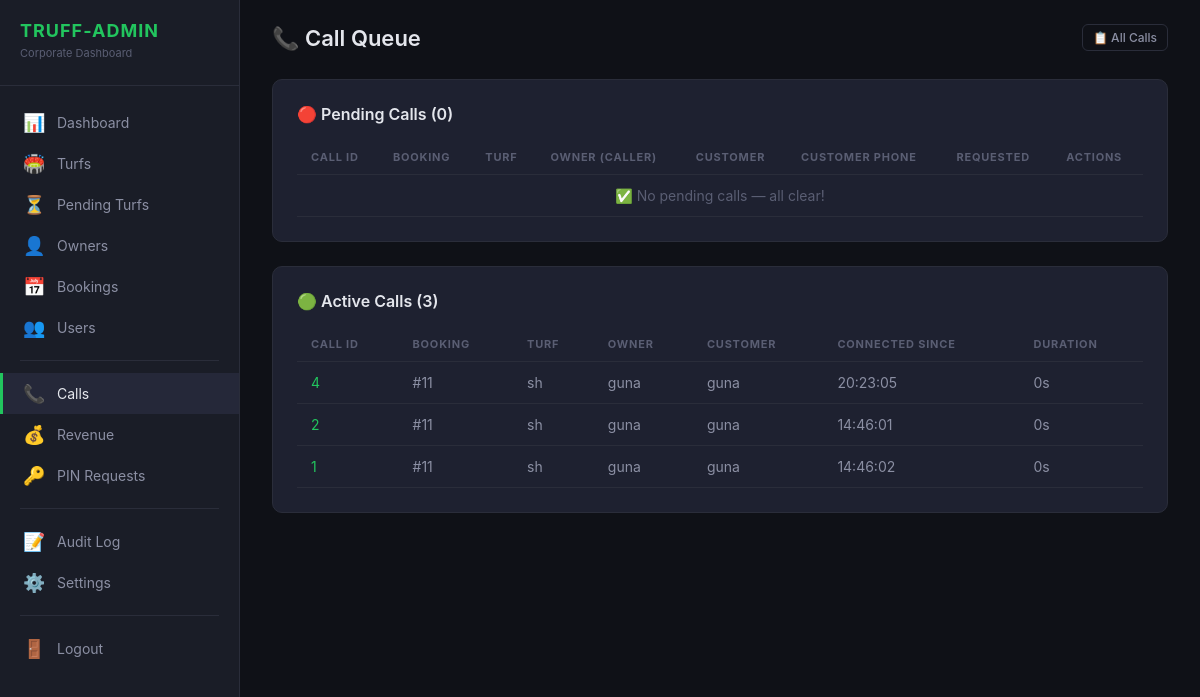
/truff-admin/calls/queue/ (signed in), run on the app's committed database.
### bookings/models.py (models this page shows, shortened)
class CallRecord(models.Model):
    booking = models.ForeignKey(
        Booking,
        on_delete=models.CASCADE,
        related_name='call_records',
    )
    initiated_by = models.ForeignKey(
        settings.AUTH_USER_MODEL,
        on_delete=models.CASCADE,
        related_name='initiated_calls',
        help_text='The turf owner who clicked Call Customer',
    )
    conference_id = models.CharField(
        max_length=100, unique=True, null=True, blank=True,
        help_text='Provider conference ID (Twilio/Exotel/etc.)',
    )
    owner_called = models.BooleanField(default=False)
    customer_called = models.BooleanField(default=False)
    started_at = models.DateTimeField(auto_now_add=True)
    ended_at = models.DateTimeField(null=True, blank=True)
    duration_seconds = models.IntegerField(default=0)
    status = models.CharField(
        max_length=20,
        choices=CallStatus.choices,
        default=CallStatus.INITIATED,
    )
    recording_url = models.URLField(null=True, blank=True)
    admin_notified = models.BooleanField(default=False)
    admin_acknowledged = models.BooleanField(default=False)
    admin_acknowledged_at = models.DateTimeField(null=True, blank=True)
    admin_notes = models.TextField(blank=True, default='')
    class Meta:
        ordering = ['-started_at']
        indexes = [
            models.Index(fields=['booking', '-started_at']),
            models.Index(fields=['initiated_by', '-started_at']),
            models.Index(fields=['status']),
        ]

class Booking(models.Model):
    user = models.ForeignKey(
        settings.AUTH_USER_MODEL,
        on_delete=models.CASCADE,
        related_name='bookings',
    )
    turf = models.ForeignKey(
        'turfs.Turf',
        on_delete=models.CASCADE,
        related_name='bookings',
    )
    preview = models.ForeignKey(
        BookingPreview,
        on_delete=models.SET_NULL,
        null=True, blank=True,
        related_name='booking',
    )
    booking_date = models.DateField()
    start_time = models.TimeField()
    end_time = models.TimeField()
    selected_slots = models.JSONField(null=True, blank=True)
    price_per_hour = models.DecimalField(max_digits=10, decimal_places=2, default=Decimal('0.00'))
    total_price = models.DecimalField(max_digits=10, decimal_places=2, default=Decimal('0.00'))
    discount = models.DecimalField(max_digits=10, decimal_places=2, default=Decimal('0.00'))
    final_price = models.DecimalField(max_digits=10, decimal_places=2, default=Decimal('0.00'))
    gst_amount = models.DecimalField(max_digits=10, decimal_places=2, default=Decimal('0.00'))
    commission = models.DecimalField(max_digits=10, decimal_places=2, default=Decimal('0.00'))
    gst_on_commission = models.DecimalField(max_digits=10, decimal_places=2, default=Decimal('0.00'))
    commission_percent = models.DecimalField(max_digits=5, decimal_places=2, default=Decimal('5.00'))
    platform_fee = models.DecimalField(max_digits=10, decimal_places=2, default=Decimal('0.00'))
    gst_on_platform_fee = models.DecimalField(max_digits=10, decimal_places=2, default=Decimal('0.00'))
    platform_revenue = models.DecimalField(max_digits=10, decimal_places=2, default=Decimal('0.00'))
    owner_payout = models.DecimalField(max_digits=10, decimal_places=2, default=Decimal('0.00'))
    payout_status = models.CharField(
        max_length=20,
        choices=PayoutStatus.choices,
        default=PayoutStatus.PENDING,
    )
    is_redeemed = models.BooleanField(default=False)
    credits_used = models.PositiveIntegerField(default=0)
    is_first_booking = models.BooleanField(default=False)
    idempotency_key = models.UUIDField(unique=True, null=True, blank=True)
    booking_status = models.CharField(
        max_length=20,
        choices=BookingStatus.choices,
        default=BookingStatus.PENDING,
    )
    payment_status = models.CharField(
        max_length=20,
        choices=PaymentStatus.choices,
        default=PaymentStatus.PENDING,
    )
    razorpay_order_id = models.CharField(max_length=100, null=True, blank=True, db_index=True)
    razorpay_payment_id = models.CharField(max_length=100, null=True, blank=True)
    razorpay_signature = models.CharField(max_length=200, null=True, blank=True)
    notes = models.TextField(blank=True, null=True)
    cancelled_reason = models.TextField(blank=True, null=True)
    cancelled_at = models.DateTimeField(blank=True, null=True)
    cancelled_by_admin = models.BooleanField(default=False)
    created_at = models.DateTimeField(auto_now_add=True)
    updated_at = models.DateTimeField(auto_now=True)
    class Meta:
        ordering = ['-created_at']
        indexes = [
            models.Index(fields=['user', 'booking_date']),
            models.Index(fields=['turf', 'booking_date']),
            models.Index(fields=['booking_status']),
            models.Index(fields=['idempotency_key']),
        ]

### turfs/models.py (models this page shows, shortened)
class Turf(models.Model):
    owner = models.ForeignKey(User, on_delete=models.CASCADE, related_name='turfs')
    name = models.CharField(max_length=200)
    description = models.TextField(blank=True, null=True)
    address = models.TextField()
    city = models.CharField(max_length=100)
    state = models.CharField(max_length=100)
    postal_code = models.CharField(max_length=10, blank=True, null=True)
    latitude = models.FloatField()
    longitude = models.FloatField()
    price_per_hour = models.IntegerField(validators=[MinValueValidator(1)])
    max_players = models.IntegerField(default=22, validators=[MinValueValidator(1)])
    status = models.CharField(max_length=20, choices=TurfStatus.choices, default=TurfStatus.PENDING)
    rejection_reason = models.TextField(blank=True, null=True)
    suspend_reason = models.TextField(blank=True, null=True)
    sports = models.ManyToManyField(Sport, related_name='turfs')
    amenities = models.ManyToManyField(Amenity, related_name='turfs')
    rating = models.FloatField(
        default=4.5,
        validators=[MinValueValidator(0.0), MaxValueValidator(5.0)]
    )
    review_count = models.IntegerField(default=0)
    is_active = models.BooleanField(default=False)
    google_maps_share_link = models.URLField(blank=True, null=True)
    created_at = models.DateTimeField(auto_now_add=True)
    updated_at = models.DateTimeField(auto_now=True)
    approved_at = models.DateTimeField(blank=True, null=True)
    approved_by = models.ForeignKey(
        User, on_delete=models.SET_NULL, null=True, blank=True,
        related_name='approved_turfs',
    )
    class Meta:
        ordering = ['-created_at']
        indexes = [
            models.Index(fields=['status', 'is_active']),
            models.Index(fields=['latitude', 'longitude']),
            models.Index(fields=['owner', 'status']),
        ]

### users/models.py (models this page shows, shortened)
class CustomUser(AbstractUser):
    class UserRole(models.TextChoices):
        USER = 'user', 'Normal User'
        TURF_OWNER = 'turf_owner', 'Turf Owner'
        PLATFORM_ADMIN = 'admin', 'Platform Admin'
    phone_number = models.CharField(max_length=15, blank=True, null=True)
    role = models.CharField(max_length=20, choices=UserRole.choices, default=UserRole.USER)
    profile_picture = models.ImageField(upload_to='profile_pictures/', blank=True, null=True)
    bio = models.TextField(blank=True, null=True)
    is_verified = models.BooleanField(default=False)
    is_phone_verified = models.BooleanField(default=False)
    referral_code = models.CharField(max_length=10, unique=True, null=True, blank=True)
    referred_by = models.ForeignKey(
        'self', null=True, blank=True, on_delete=models.SET_NULL, related_name='referrals'
    )
    referral_click_count = models.IntegerField(default=0)
    referral_install_count = models.IntegerField(default=0)
    referral_cashback_earned = models.DecimalField(max_digits=10, decimal_places=2, default=0)
    total_referrals = models.IntegerField(default=0)
    qualified_referrals = models.IntegerField(default=0)
    wallet_balance = models.DecimalField(max_digits=10, decimal_places=2, default=0)
    referred_by_owner = models.ForeignKey(
        'TurfOwner', null=True, blank=True, on_delete=models.SET_NULL,
        related_name='referred_users',
    )
    total_bookings = models.PositiveIntegerField(default=0)
    total_credits = models.PositiveIntegerField(default=0)
    used_credits = models.PositiveIntegerField(default=0)
    first_booking_completed = models.BooleanField(default=False)
    created_at = models.DateTimeField(auto_now_add=True)
    updated_at = models.DateTimeField(auto_now=True)
    class Meta:
        ordering = ['-created_at']

### truff_admin_panel/views.py (the view)
# urls.py: path('calls/queue/', views.CallQueueView.as_view(), name='call_queue'),
class CallQueueView(TruffAdminRequiredMixin, View):
    def get(self, request):
        pending = CallRecord.objects.filter(
            admin_acknowledged=False,
        ).select_related(
            'booking', 'booking__user', 'booking__turf', 'initiated_by'
        ).order_by('-started_at')
        active = CallRecord.objects.filter(
            status=CallStatus.CONNECTED,
        ).select_related(
            'booking', 'booking__user', 'booking__turf', 'initiated_by'
        ).order_by('-started_at')
        return render(request, 'truff_admin/call_queue.html', {
            'pending_calls': pending,
            'active_calls': active,
        })

### truff_admin_panel/context_processors.py (called while the page is built)
def pending_turf_count(request):
    if not request.user.is_authenticated:
        return {}
    if not (request.user.is_staff or request.user.groups.filter(name='Truff Admin').exists()):
        return {}
    try:
        return {'pending_turf_count': Turf.objects.filter(status=TurfStatus.PENDING).count()}
    except Exception:
        return {'pending_turf_count': 0}

### truff_admin_panel/mixins.py (called while the page is built)
    def test_func(self):
        user = self.request.user
        if not user.is_authenticated:
            return False
        return user.is_staff or user.groups.filter(name='Truff Admin').exists()

### truff_admin_panel/templates/truff_admin/call_queue.html (shortened to what this page needs)
{% extends "truff_admin/base.html" %}
{% load truff_tags %}
{% block content %}
<div class="topbar">
    <h1>📞 Call Queue</h1>
    <div class="topbar-actions">
        <a href="/truff-admin/calls/" class="btn btn-outline btn-sm">📋 All Calls</a>
    </div>
</div>
<div class="panel">
    <div class="panel-title">🔴 Pending Calls ({{ pending_calls|length }})</div>
    <table class="data-table" id="pending-calls-table">
        <thead>
            <tr>
                <th>Call ID</th>
                <th>Booking</th>
                <th>Turf</th>
                <th>Owner (caller)</th>
                <th>Customer</th>
                <th>Customer Phone</th>
                <th>Requested</th>
                <th>Actions</th>
            </tr>
        </thead>
        <tbody>
            {% for c in pending_calls %}
            <tr id="call-row-{{ c.id }}">
                <td>{{ c.id }}</td>
                <td><a href="/truff-admin/bookings/{{ c.booking.id }}/">#{{ c.booking.id }}</a></td>
                <td>{{ c.booking.turf.name }}</td>
                <td>{{ c.initiated_by.first_name }} {{ c.initiated_by.last_name }}</td>
                <td>{{ c.booking.user.first_name }} {{ c.booking.user.last_name }}</td>
                <td><strong>{{ c.booking.user.phone_number|default:"—" }}</strong></td>
                <td>{{ c.started_at|date:"H:i:s" }}</td>
                <td style="display:flex;gap:6px;">
                    <button class="btn btn-primary btn-sm" onclick="callAction({{ c.id }}, 'connect')">🔗
                        Connect</button>
                    <button class="btn btn-outline btn-sm" onclick="callAction({{ c.id }}, 'acknowledge')">👁️
                        Acknowledge</button>
                </td>
            </tr>
            {% empty %}
            <tr>
                <td colspan="8" style="text-align:center;color:var(--text-muted);">
                    ✅ No pending calls — all clear!
                </td>
            </tr>
            {% endfor %}
        </tbody>
    </table>
</div>
{% if active_calls %}
<div class="panel">
    <div class="panel-title">🟢 Active Calls ({{ active_calls|length }})</div>
    <table class="data-table">
        <thead>
            <tr>
                <th>Call ID</th>
                <th>Booking</th>
                <th>Turf</th>
                <th>Owner</th>
                <th>Customer</th>
                <th>Connected Since</th>
                <th>Duration</th>
            </tr>
        </thead>
        <tbody>
            {% for c in active_calls %}
            <tr>
                <td><a href="/truff-admin/calls/{{ c.id }}/">{{ c.id }}</a></td>
                <td>#{{ c.booking.id }}</td>
                <td>{{ c.booking.turf.name }}</td>
                <td>{{ c.initiated_by.first_name }} {{ c.initiated_by.last_name }}</td>
                <td>{{ c.booking.user.first_name }} {{ c.booking.user.last_name }}</td>
                <td>{{ c.admin_acknowledged_at|date:"H:i:s"|default:"—" }}</td>
                <td>{{ c.duration_seconds }}s</td>
            </tr>
            {% endfor %}
        </tbody>
    </table>
</div>
{% endif %}
{% endblock %}

### truff_admin_panel/static/truff_admin/css/style.css (style rules this page uses)
:root { --bg-primary: #0f1117; --bg-secondary: #1a1d27; --bg-card: #1e2130; --bg-hover: #252839; --border: #2a2d3a; --text-primary: #e4e6ec; --text-secondary: #8b8fa3; --text-muted: #5a5e73; --accent: #22c55e; --accent-hover: #16a34a; --accent-light: rgba(34, 197, 94, 0.12); --danger: #ef4444; --warning: #f59e0b; --info: #3b82f6; }
* { margin: 0; padding: 0; box-sizing: border-box; }
body { font-family: -apple-system, BlinkMacSystemFont, 'Segoe UI', Roboto, sans-serif; background: var(--bg-primary); color: var(--text-primary); min-height: 100vh; }
a { color: var(--accent); text-decoration: none; }
.topbar { display: flex; justify-content: space-between; align-items: center; margin-bottom: 28px; }
.topbar h1 { font-size: 22px; font-weight: 600; }
.topbar-actions { display: flex; gap: 12px; align-items: center; }
.panel { background: var(--bg-card); border: 1px solid var(--border); border-radius: 10px; padding: 24px; margin-bottom: 24px; }
.panel-title { font-size: 16px; font-weight: 600; margin-bottom: 16px; display: flex; justify-content: space-between; align-items: center; }
.data-table { width: 100%; border-collapse: collapse; }
.data-table th { text-align: left; padding: 10px 14px; font-size: 11px; text-transform: uppercase; letter-spacing: 0.8px; color: var(--text-muted); border-bottom: 1px solid var(--border); }
.data-table td { padding: 12px 14px; font-size: 14px; border-bottom: 1px solid var(--border); color: var(--text-secondary); }
.btn { display: inline-flex; align-items: center; gap: 6px; padding: 8px 16px; border: none; border-radius: 6px; font-size: 13px; font-weight: 500; cursor: pointer; transition: all 0.15s; }
.btn-outline { background: transparent; border: 1px solid var(--border); color: var(--text-secondary); }
.btn-sm { padding: 5px 10px; font-size: 12px; }

### data on the page
CallRecord: id "4", booking.id "11", booking.turf.name "sh", initiated_by.first_name "guna", booking.user.first_name "guna", admin_acknowledged_at "20:23:05", duration_seconds "0"
CallRecord: id "2", booking.id "11", booking.turf.name "sh", initiated_by.first_name "guna", booking.user.first_name "guna", admin_acknowledged_at "14:46:01", duration_seconds "0"
CallRecord: id "1", booking.id "11", booking.turf.name "sh", initiated_by.first_name "guna", booking.user.first_name "guna", admin_acknowledged_at "14:46:02", duration_seconds "0"

### other printed values
{{ pending_calls|length }} "0"
{{ active_calls|length }} "3"
